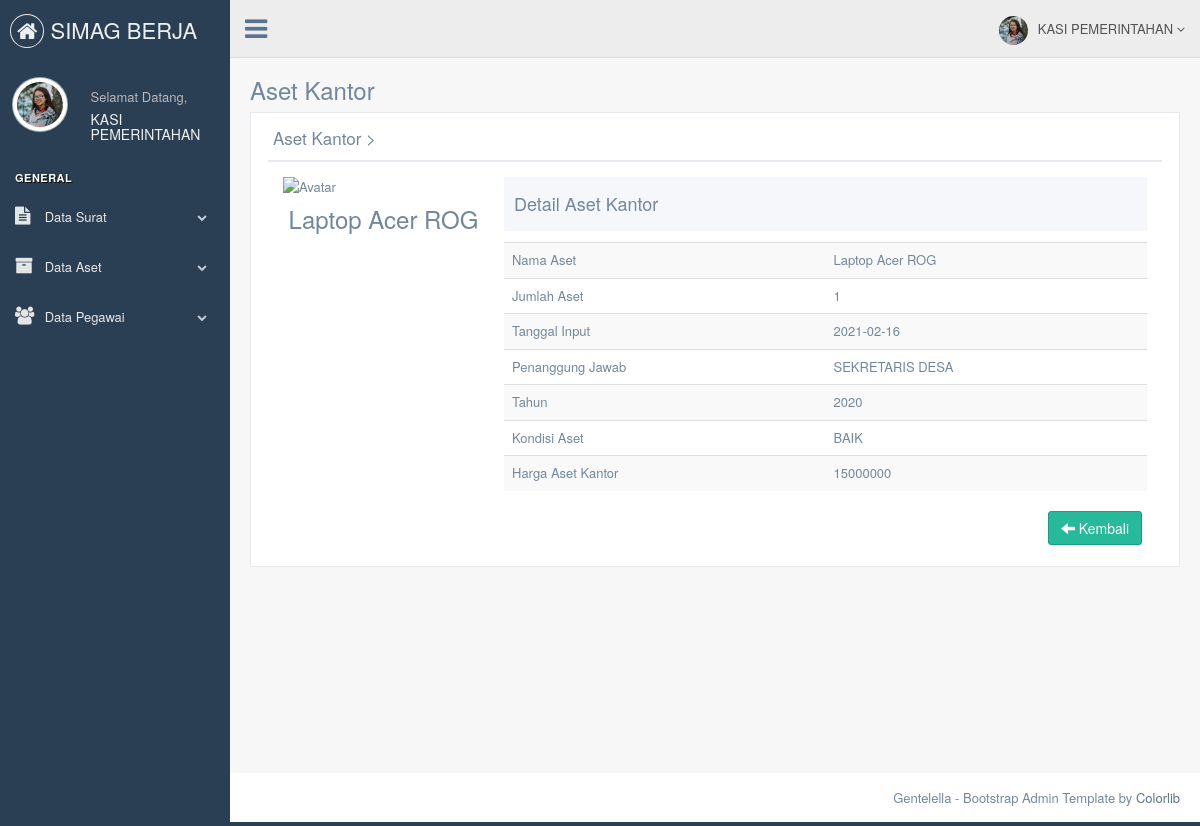
/bagian/detail-asetkantor.php?id_asetkantor=12 (signed in), run on the app's committed database.
### tables this page shows
CREATE TABLE `tb_bagian` (
  `id_bagian` int(11) NOT NULL,
  `nama_bagian` varchar(120) NOT NULL,
  `username_admin_bagian` varchar(50) NOT NULL,
  `password_bagian` varchar(50) NOT NULL,
  `nama_lengkap` varchar(70) NOT NULL,
  `tanggal_lahir_bagian` date NOT NULL,
  `alamat` text NOT NULL,
  `nik_bagian` varchar(16) NOT NULL,
  `gambar` varchar(255) NOT NULL
);

CREATE TABLE `tb_asetkantor` (
  `id_asetkantor` int(11) NOT NULL,
  `nama_asetkantor` varchar(120) NOT NULL,
  `jumlah_asetkantor` varchar(15) NOT NULL,
  `tanggal_asetkantor` date NOT NULL,
  `tahun_asetkantor` year(4) NOT NULL,
  `kondisi_asetkantor` varchar(15) NOT NULL,
  `harga_asetkantor` varchar(15) NOT NULL,
  `gambar` varchar(225) NOT NULL,
  `nama_bagian` varchar(70) NOT NULL
);

### bagian/detail-asetkantor.php (the view, shortened to what this page needs)
<!DOCTYPE html>
<html lang="en">
  <head>
    <link href="../assets/vendors/bootstrap/dist/css/bootstrap.min.css" rel="stylesheet">
    <link href="../assets/vendors/font-awesome/css/font-awesome.min.css" rel="stylesheet">
    <link href="../assets/vendors/nprogress/nprogress.css" rel="stylesheet">
    <link href="../assets/vendors/iCheck/skins/flat/green.css" rel="stylesheet">
    <link href="../assets/vendors/google-code-prettify/bin/prettify.min.css" rel="stylesheet">
    <link href="../assets/vendors/select2/dist/css/select2.min.css" rel="stylesheet">
    <link href="../assets/vendors/switchery/dist/switchery.min.css" rel="stylesheet">
    <link href="../assets/vendors/bootstrap-daterangepicker/daterangepicker.css" rel="stylesheet">
    <link href="../assets/vendors/bootstrap-datetimepicker/build/css/bootstrap-datetimepicker.css" rel="stylesheet">
    <link href="../assets/vendors/starrr/dist/starrr.css" rel="stylesheet">
    <link href="../assets/vendors/bootstrap-daterangepicker/daterangepicker.css" rel="stylesheet">
    <link href="../assets/build/css/custom.min.css" rel="stylesheet">
  </head>
  <body class="nav-md">
    <div class="container body">
      <div class="main_container">
        <?php
        include("sidebarmenu.php");
        ?>
        <?php
        include("header.php");
        ?>
        <div class="right_col" role="main">
          <div class="">
            <div class="page-title">
              <div class="title_left">
                <h3>Aset Kantor</h3>
              </div>
            </div>
            <div class="clearfix"></div>
            <div class="row">
              <div class="col-md-12 col-sm-12 col-xs-12">
                <div class="x_panel">
                  <div class="x_title">
                    <h2>Aset Kantor ><small>Detail Aset Kantor</small></h2>
                    <div class="clearfix"></div>
                  </div>
                  <?php include '../koneksi/koneksi.php';
                     $id			= mysqli_real_escape_string($db,$_GET['id_asetkantor']);
                     $sql  		= "SELECT * FROM tb_asetkantor where id_asetkantor='".$id."'";
                     $query  	= mysqli_query($db, $sql);
                     $data 		= mysqli_fetch_array($query);?>
                  <div class="x_content">
                    <div class="col-md-3 col-sm-3 col-xs-12 profile_left">
                      <div class="profile_img">
                        <div id="crop-avatar">
                          <img class="img-responsive avatar-view" src="../bagian/images/<?php echo $data['gambar'];?>" alt="Avatar">
                        </div>
                      </div>
                      <h3 align="center"><?php echo $data['nama_asetkantor']?></h3>
                      <br />
                    </div>
                    <div class="col-md-9 col-sm-9 col-xs-12">
                      <div class="profile_title">
                        <div class="col-md-6">
                          <h2>Detail Aset Kantor </h2>
                        </div>
                      </div>
                      <div class="x_content">
                    </div>
                    <table class="table table-striped">
                      <tbody>
                        <tr>
                          <td width="50%">Nama Aset</td>
                          <td><?php echo $data['nama_asetkantor']?></td>
                        </tr>
                        <tr>
                          <td>Jumlah Aset</td>
                          <td><?php echo $data['jumlah_asetkantor']?></td>
                        </tr>
                        <tr>
                          <td>Tanggal Input</td>
                          <td><?php echo $data['tanggal_asetkantor']?></td>
                        </tr>
                        <tr>
                        <td>Penanggung Jawab</td>
                          <td><?php echo $data['nama_bagian']?></td>
                        </tr>
                        <tr>
                          <td>Tahun</td>
                          <td><?php echo $data['tahun_asetkantor']?></td>
                        </tr>
                        <tr>
                          <td>Kondisi Aset</td>
                          <td><?php echo $data['kondisi_asetkantor']?></td>
                        </tr>
                        <tr>
                          <td>Harga Aset Kantor</td>
                          <td><?php echo $data['harga_asetkantor']?></td>
                        </tr>
                      </tbody>
                    </table>
                    <div class="text-right">
                   <a href="dataasetkantor.php" class="btn btn-success"><span class="glyphicon glyphicon-arrow-left"></span> Kembali</a></div>
                  </div>
                    </div>
                  </div>
                </div>
              </div>
            </div>
          </div>
        </div>
        <footer>
          <div class="pull-right">
            Gentelella - Bootstrap Admin Template by <a href="https://colorlib.com">Colorlib</a>
          </div>
          <div class="clearfix"></div>
        </footer>
      </div>
  </body>
</html>

### bagian/sidebarmenu.php (shortened to what this page needs)
<?php
	 include '../koneksi/koneksi.php';
			$sql  		= "SELECT * FROM tb_bagian where id_bagian='".$_SESSION['id']."'";
			$query  	= mysqli_query($db, $sql);
			$data 		= mysqli_fetch_array($query);
      ?>
      <div class="col-md-3 left_col">
        <div class="left_col scroll-view">
          <div class="navbar nav_title" style="border: 0;">
            <a href="index.php" class="site_title"><i class="fa fa-home"></i> <span> SIMAG BERJA</span></a>
          </div>
          <div class="profile clearfix">
            <div class="profile_pic">
              <img src="images/<?php echo $data['gambar']; ?>" height="55" width="55" alt="" class="img-circle profile_img">
            </div>
            <div class="profile_info">
              <span>Selamat Datang,</span>
              <h2><?php echo $_SESSION['nama'];?></h2>
            </div>
          </div>
          <br />
          <div id="sidebar-menu" class="main_menu_side hidden-print main_menu">
            <div class="menu_section">
              <h3>General</h3>
              <ul class="nav side-menu">
                <li><a><i class="fa fa-file-text"></i> Data Surat <span class="fa fa-chevron-down"></span></a>
                </li>
                <li><a><i class="fa fa-archive"></i> Data Aset <span class="fa fa-chevron-down"></span></a>
                </li>
                <li><a><i class="fa fa-users"></i> Data Pegawai <span class="fa fa-chevron-down"></span></a>
                  </li>
              </ul>
            </div>
          </div>
        </div>
      </div>

### bagian/header.php (shortened to what this page needs)
<?php
include '../koneksi/koneksi.php';
$sql  		= "SELECT * FROM tb_bagian where id_bagian='".$_SESSION['id']."'";
$query  	= mysqli_query($db, $sql);
$data 		= mysqli_fetch_array($query);
?>
        <div class="top_nav">
          <div class="nav_menu">
            <nav>
              <div class="nav toggle">
                <a id="menu_toggle"><i class="fa fa-bars"></i></a>
              </div>
              <ul class="nav navbar-nav navbar-right">
                <li class="">
                  <a href="javascript:;" class="user-profile dropdown-toggle" data-toggle="dropdown" aria-expanded="false">
                    <img src="images/<?php echo $data['gambar']; ?>" alt=""><?php echo $_SESSION['nama'];?>
                    <span class=" fa fa-angle-down"></span>
                  </a>
                </li>
              </ul>
            </nav>
          </div>
        </div>

### data on the page
tb_bagian: gambar (picture)
tb_asetkantor: nama_asetkantor "Laptop Acer ROG", jumlah_asetkantor "1", tanggal_asetkantor "2021-02-16", nama_bagian "SEKRETARIS DESA", tahun_asetkantor "2020", kondisi_asetkantor "BAIK", harga_asetkantor "15000000"

### other printed values
$_SESSION['nama'] "KASI PEMERINTAHAN"
